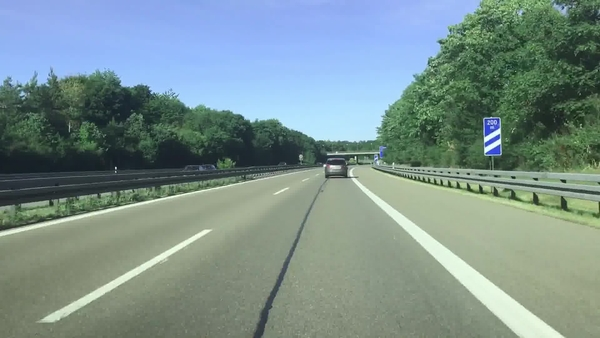
#> input picture lane.jpg, 600 x 338 px
$ python lane_2.py
#> lines starting #> are read from the running program, lines starting #| are printed output that depends on the picture; after the words box and inside, x2 and y2 are one past the last pixel; in counts of white or black regions, pixels touching at a corner belong together
# LANE DETECTION SYSTEM

import cv2
import numpy as np
import matplotlib.pyplot as plt

image = cv2.imread('lane.jpg')
#> image is the input picture: shape (338, 600, 3); mean B, G, R 141.2, 144.2, 122.8

# STEP 1: CONVERT TO GRAYSCALE
lane_image = np.copy(image)

gray = cv2.cvtColor(lane_image, cv2.COLOR_RGB2GRAY)
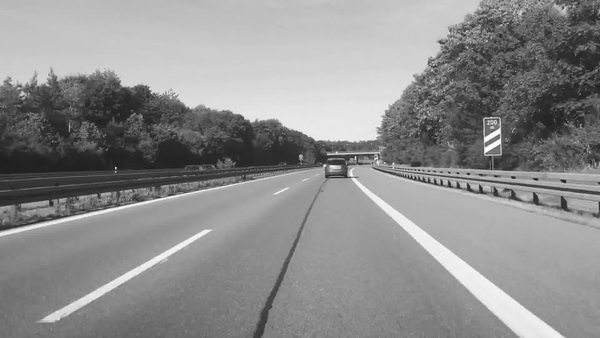
#> gray: shape (338, 600); min 18, max 255, mean 140.9

# STEP 2: APPLY GAUSSIAN BLUR
blur = cv2.GaussianBlur(gray, (5,5), 0)

# STEP 3: APPLY CANNY EDGE DETECTION
canny = cv2.Canny(blur, 50, 150)
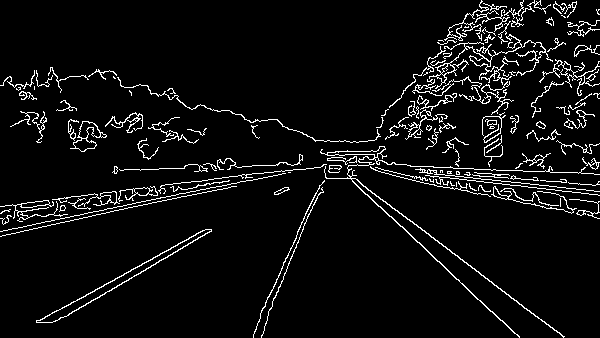
#> canny: shape (338, 600); 5.8% white in thin lines or dots

# cv2.imshow('result', canny)
# cv2.waitKey(0)

blur_canny = cv2.GaussianBlur(canny, (5,5), 0)
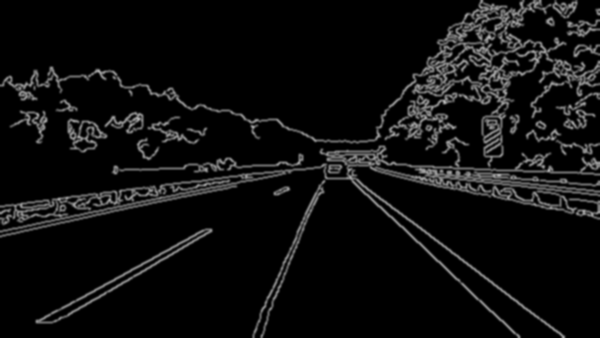
#> blur_canny: shape (338, 600); min 0, max 178, mean 14.7

thresh_blur = cv2.threshold(blur_canny, 0, 255, cv2.THRESH_BINARY + cv2.THRESH_OTSU)[1]
#> thresh_blur: shape (338, 600); 15.1% white; 22 white regions, largest, box (x1, y1, x2, y2) and area: (0, 0, 600, 338) 24266, (35, 228, 213, 324) 1232, (112, 153, 304, 175) 841


width = thresh_blur.shape[1]
#> width = 600
height = thresh_blur.shape[0]
#> height = 338
manual_crop = [
    (0, height),
    (0, int(height/2)),
    (width, int(height/2)),
    (width, height)
]

# draw the manual crop region
cv2.line(lane_image, manual_crop[0], manual_crop[1], (255,0,0), 3)
cv2.line(lane_image, manual_crop[1], manual_crop[2], (255,0,0), 3)
cv2.line(lane_image, manual_crop[2], manual_crop[3], (255,0,0), 3)
cv2.line(lane_image, manual_crop[3], manual_crop[0], (255,0,0), 3)

def region_of_interest(img, vertices):
    mask = np.zeros_like(img)
    match_mask_color = 255
    cv2.fillPoly(mask, vertices, match_mask_color)
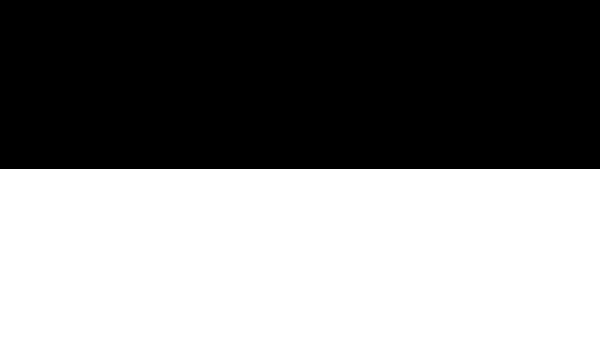
#> mask: shape (338, 600); 50% white; 1 white region, box (x1, y1, x2, y2) and area: (0, 169, 600, 338) 101400
    masked_image = cv2.bitwise_and(img, mask)
#> masked_image: shape (338, 600); 6.2% white; 12 white regions (2 under 20 px), largest, box (x1, y1, x2, y2) and area: (0, 169, 314, 238) 4146, (371, 169, 600, 220) 4091, (252, 169, 566, 338) 2685
    return masked_image

# crop the thresh_blur image
cropped_image = region_of_interest(thresh_blur, np.array([manual_crop], np.int32))

# perspective transform the cropped image to get a top-down view
pts1 = np.float32([[0, height], [0, int(height/2)], [width, int(height/2)], [width, height]])
pts2 = np.float32([[0, height], [0, 0], [width, 0], [width, height]])
#> pts2 = [[0, 338], [0, 0], [600, 0], [600, 338]]
M = cv2.getPerspectiveTransform(pts1, pts2)
#> M = [[1, 0, 0], [0, 2, -338], [0, 0, 1]]
transformed_image = cv2.warpPerspective(cropped_image, M, (width, height))
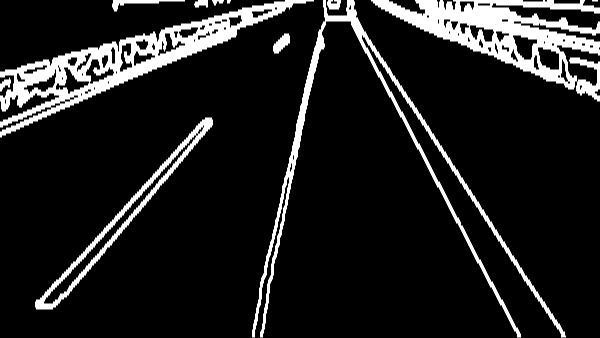
#> transformed_image: shape (338, 600); min 0, max 255, mean 31.4

cv2.imshow('result', transformed_image)
cv2.waitKey(0)

# generate a histogram of the transformed image
histogram = np.sum(transformed_image[transformed_image.shape[0]//2:,:], axis=0)
#> histogram = 600 values, max 10202 at index 266, min 0 at index 0, mean 1895.3

# display the histogram
# plt.plot(histogram)
# plt.show()

# get a list of pixels that are in each histogram spike
lanes = []

# when the histogram is greater than 0 set the new histogram value to 1
# otherwise set it to 0
hist_threshold = []
for i in range(len(histogram)):
    if histogram[i] > 0:
        hist_threshold.append(1)
    else:
        hist_threshold.append(0)
#> after the loop, hist_threshold = 600 values, max 1 at index 35, min 0 at index 0, mean 0.537

# plt.plot(hist_threshold)
# plt.show()

# find the start and end of each spike
start = 0
end = 0
for i in range(len(hist_threshold)):
    if len(lanes) >= 1:
        if lanes[-1][1] >= i:
            continue
    if hist_threshold[i] == 1:
        start = i
        for j in range(i, len(hist_threshold)):
            if hist_threshold[j] == 0 or j == len(hist_threshold) - 1:
                end = j
                break
        lanes.append((start, end))
#> after the loop, lanes = [(35, 176), (252, 295), (428, 566)]

# draw transparent lines on the image to show the lanes
for lane in lanes:
    cv2.line(lane_image, (lane[0], int(height/2)), (lane[0], height), (0,255,0), 3)
    cv2.line(lane_image, (lane[1], int(height/2)), (lane[1], height), (0,255,0), 3)
#> this loop made 3 passes
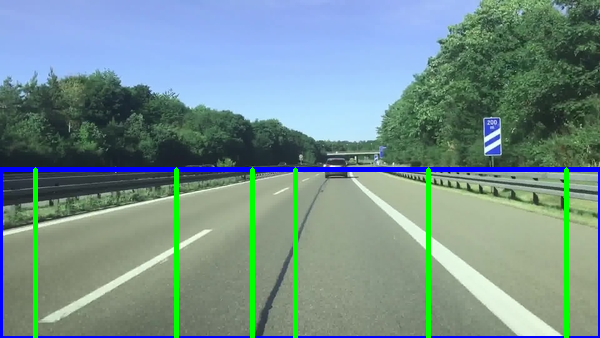
#> lane_image: shape (338, 600, 3); mean B, G, R 141.7, 144.2, 117

print(lanes)
#| [(35, 176), (252, 295), (428, 566)]
# cv2.imshow('result', lane_image)
# cv2.waitKey(0)

# get the center of each lane
lane_centers = []
for lane in lanes:
    lane_centers_pixels = []
    # loop through each line in the transformed_image and find the center pixel that is white in the lane bounds
    for i in range(transformed_image.shape[0]):
        white_pixels = []
        for j in range(lane[0], lane[1]):
            if transformed_image[i][j] == 255:
                white_pixels.append(j)
        if len(white_pixels) > 0:
            lane_centers_pixels.append((i, int(sum(white_pixels)/len(white_pixels))))
    lane_centers.append(lane_centers_pixels)
#> after the loop, lane_centers = 3 items


# print(lane_centers)

# remove outliers from the lane centers
lane_centers_filtered = []
for lane in lane_centers:
    lane_centers_filtered.append([])
    for i in range(len(lane)):
        if i == 0:
            lane_centers_filtered[-1].append(lane[i])
        else:
            if abs(lane[i][1] - lane_centers_filtered[-1][-1][1]) < 50:
                lane_centers_filtered[-1].append(lane[i])
#> this loop made 3 passes
#> after the loop, lane_centers_filtered = 3 items

# draw the lane centers on the image
# for lane in lane_centers_inverted:
    # for point in lane:
        # cv2.circle(lane_image, (point[1], point[0]), 5, (0,0,127*lane_centers_inverted.index(lane)), -1)

# find lines that fit the lane centers
lane_lines = []
for lane in lane_centers_filtered:
    x = []
    y = []
    for point in lane:
        x.append(point[1])
        y.append(point[0])
    z = np.polyfit(y, x, 1)
    lane_lines.append(z)
#> this loop made 3 passes
#> z on passes 1 to 3: [-0.207, 113.7], [-0.0516, 285.3], [0.0844, 506.6]
#> after the loop, lane_lines = [[-0.207, 113.7], [-0.0516, 285.3], [0.0844, 506.6]]

# draw the lane lines on the image
for lane in lane_lines:
    for i in range(0, transformed_image.shape[0], 10):
        x = int(np.polyval(lane, i))
        cv2.circle(lane_image, (x, i), 2, (255,0,0), -1)
#> this loop made 3 passes
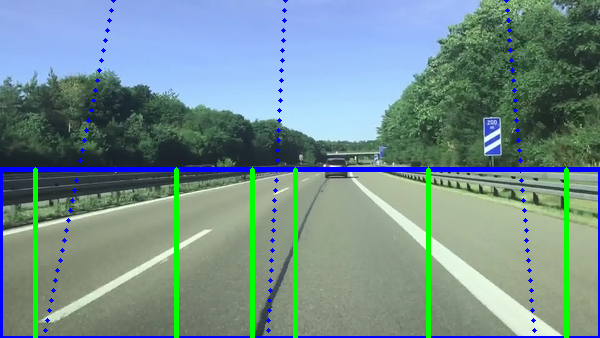
#> lane_image: shape (338, 600, 3); 0.63% of pixels changed, all inside (x1, y1, x2, y2) = (43, 0, 537, 333)

# cv2.imshow('result', lane_image)
# cv2.waitKey(0)

$ run again, with image_test.jpg copied over lane.jpg
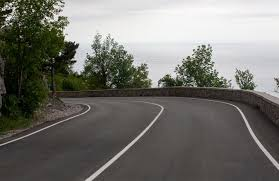
#> input picture image_test.jpg, 279 x 181 px
#> image is the input picture: shape (181, 279, 3); mean B, G, R 109, 114.4, 115.4
#> `canny = cv2.Canny(blur, 50, 150)`:
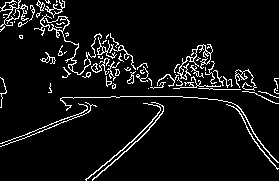
#> canny: shape (181, 279); 6.7% white in thin lines or dots
#> thresh_blur: shape (181, 279); 17.2% white; 9 white regions, largest, box (x1, y1, x2, y2) and area: (0, 0, 279, 105) 5859, (59, 95, 279, 171) 1091, (84, 101, 165, 181) 746
#> mask: shape (181, 279); 50.3% white; 1 black region, box (x1, y1, x2, y2) and area: (0, 0, 279, 90) 25110
#> masked_image: shape (181, 279); 5.5% white; 7 white regions (1 under 20 px), largest, box (x1, y1, x2, y2) and area: (59, 95, 279, 171) 1091, (84, 101, 165, 181) 746, (0, 102, 97, 148) 621, (242, 90, 279, 105) 216, (0, 90, 8, 109) 69, (213, 90, 241, 91) 28
#> histogram = 279 values, max 6088 at index 258, min 0 at index 35, mean 1574.5
#> after the loop `for i in range(len(histogram)):`: hist_threshold = 279 values, max 1 at index 0, min 0 at index 35, mean 0.448
#> after the loop `for i in range(len(hist_threshold)):`: lanes = [(0, 35), (84, 145), (250, 278)]
#> the loop `for lane in lanes:` made 3 passes
#| [(0, 35), (84, 145), (250, 278)]
#> after the loop `for lane in lanes:`: lane_centers = 3 items
#> the loop `for lane in lane_centers:` made 3 passes
#> the loop `for lane in lane_centers_filtered:` made 3 passes
#> z on passes 1 to 3: [0.143, 0.905], [0.0541, 99.85], [0.0363, 259.6]
#> after the loop `for lane in lane_centers_filtered:`: lane_lines = [[0.143, 0.905], [0.0541, 99.85], [0.0363, 259.6]]
#> the loop `for lane in lane_lines:` made 3 passes
#> after the loop `for lane in lane_lines:`:
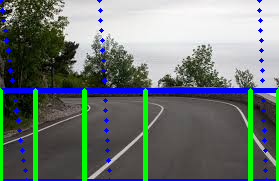
#> lane_image: shape (181, 279, 3); mean B, G, R 115.1, 119.7, 108.4

$ run again, with bad_test.png saved as lane.jpg
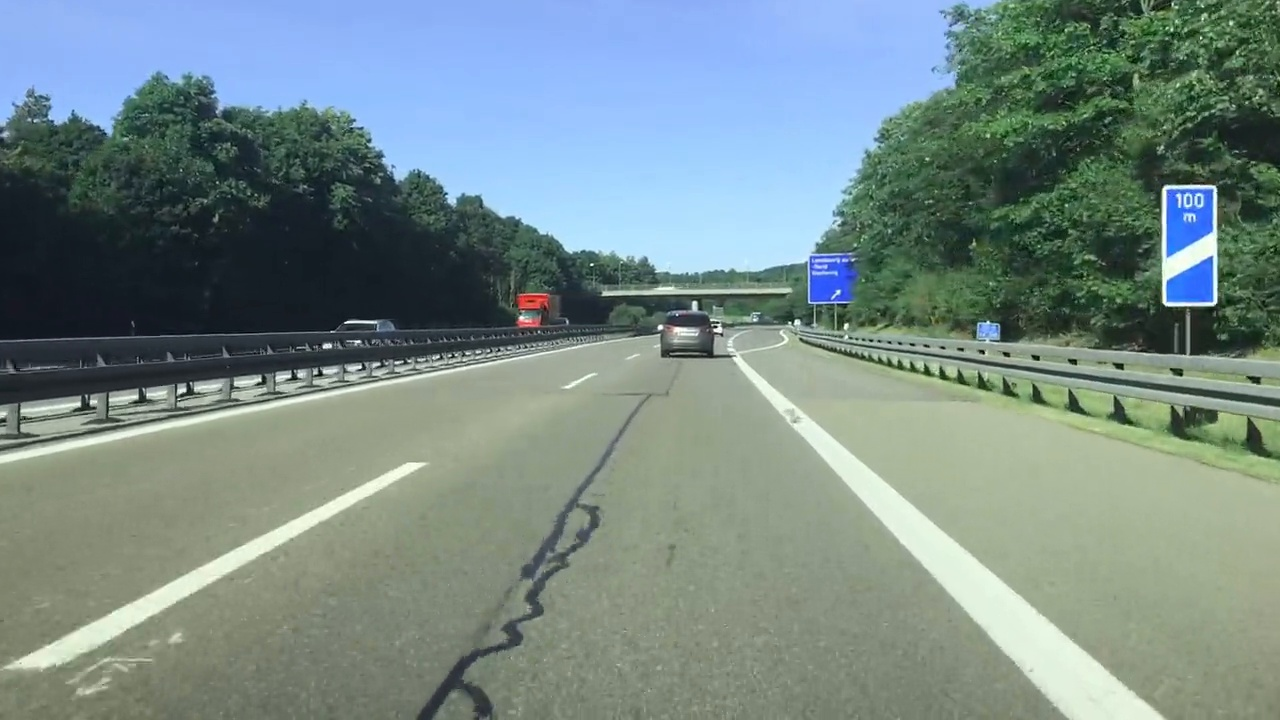
#> input picture bad_test.png, 1280 x 720 px
#> image is the input picture: shape (720, 1280, 3); mean B, G, R 135.1, 138.1, 118.9
#> `canny = cv2.Canny(blur, 50, 150)`:
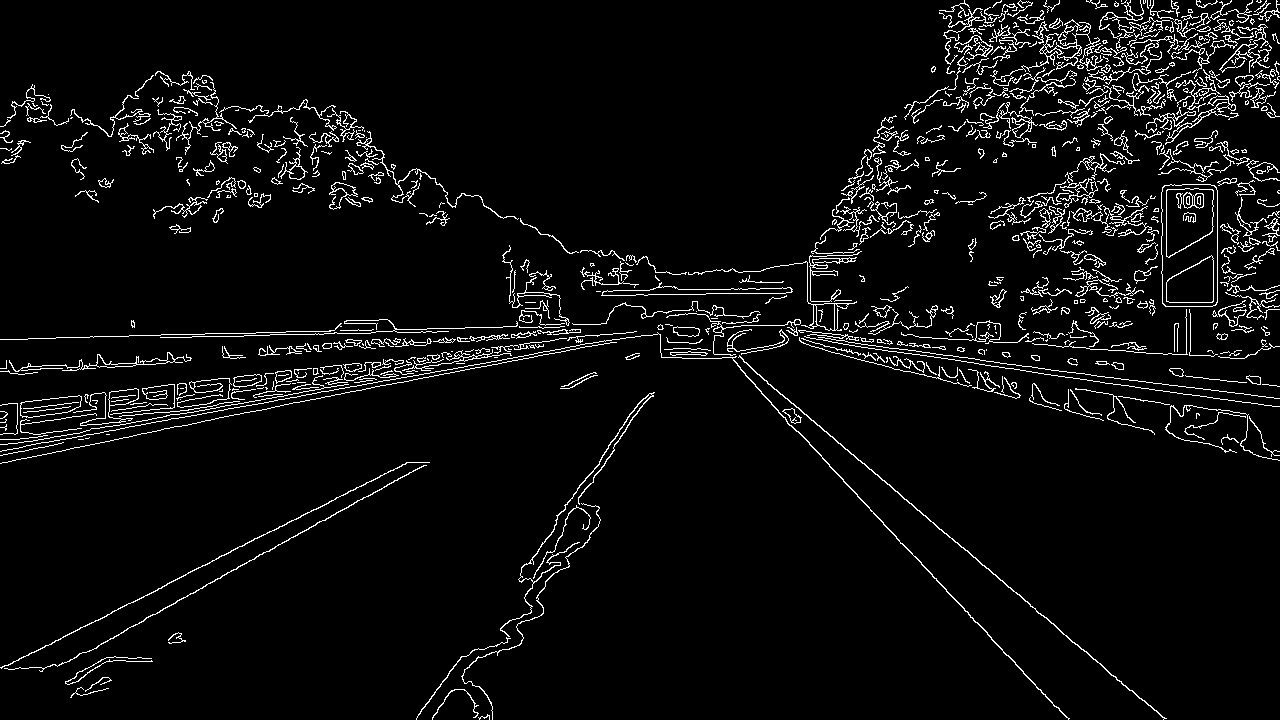
#> canny: shape (720, 1280); 4.9% white in thin lines or dots
#> thresh_blur: shape (720, 1280); 12.9% white; 105 white regions (3 under 20 px), largest, box (x1, y1, x2, y2) and area: (0, 70, 1280, 720) 43943, (900, 0, 1280, 360) 35276, (988, 150, 1160, 310) 7394
#> mask: shape (720, 1280); 50% white; 1 white region, box (x1, y1, x2, y2) and area: (0, 360, 1280, 720) 460800
#> masked_image: shape (720, 1280); 3.5% white; 21 white regions (2 under 20 px), largest, box (x1, y1, x2, y2) and area: (0, 360, 523, 465) 12688, (415, 391, 655, 720) 3927, (732, 360, 1167, 720) 3271
#> histogram = 1280 values, max 18365 at index 521, min 0 at index 290, mean 2762.2
#> after the loop `for i in range(len(histogram)):`: hist_threshold = 1280 values, max 1 at index 0, min 0 at index 290, mean 0.574
#> after the loop `for i in range(len(hist_threshold)):`: lanes = [(0, 290), (415, 590), (897, 1167)]
#> the loop `for lane in lanes:` made 3 passes
#| [(0, 290), (415, 590), (897, 1167)]
#> after the loop `for lane in lanes:`: lane_centers = 3 items
#> the loop `for lane in lane_centers:` made 3 passes
#> the loop `for lane in lane_centers_filtered:` made 3 passes
#> z on passes 1 to 3: [-0.0972, 130], [-0.116, 570.1], [0.0865, 1058.7]
#> after the loop `for lane in lane_centers_filtered:`: lane_lines = [[-0.0972, 130], [-0.116, 570.1], [0.0865, 1058.7]]
#> the loop `for lane in lane_lines:` made 3 passes
#> after the loop `for lane in lane_lines:`:
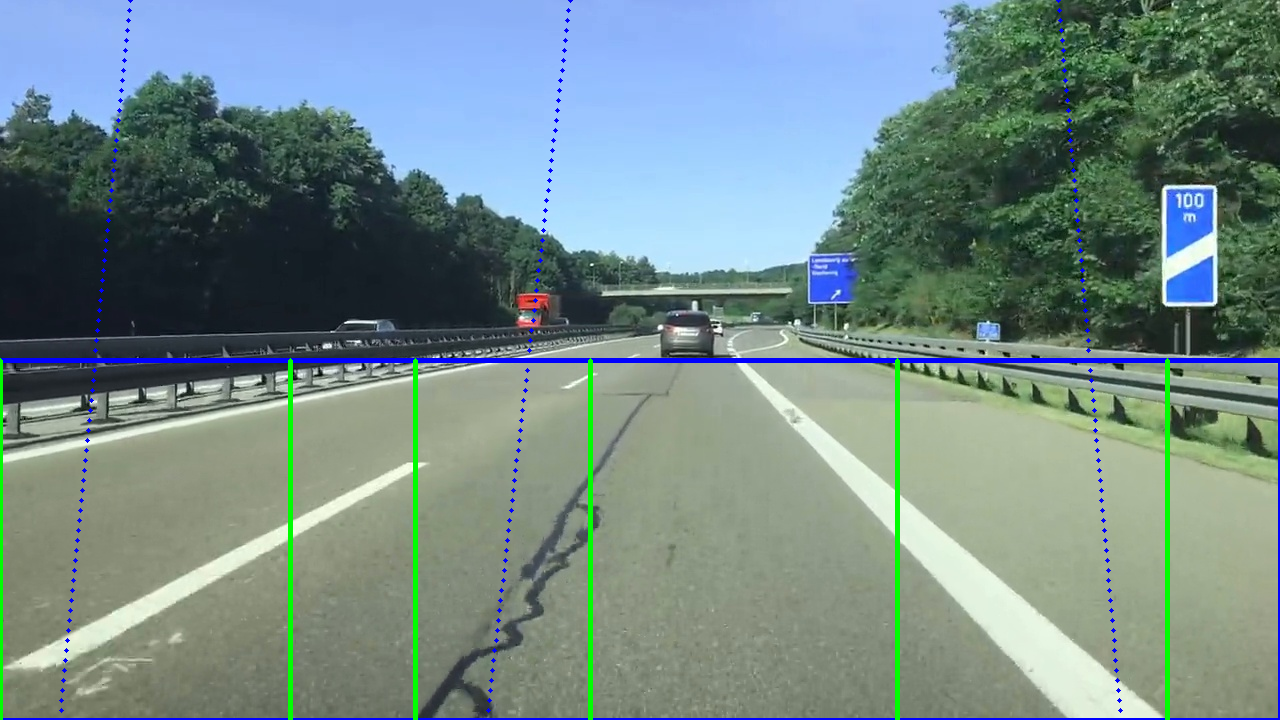
#> lane_image: shape (720, 1280, 3); mean B, G, R 135.4, 137.5, 115.8
